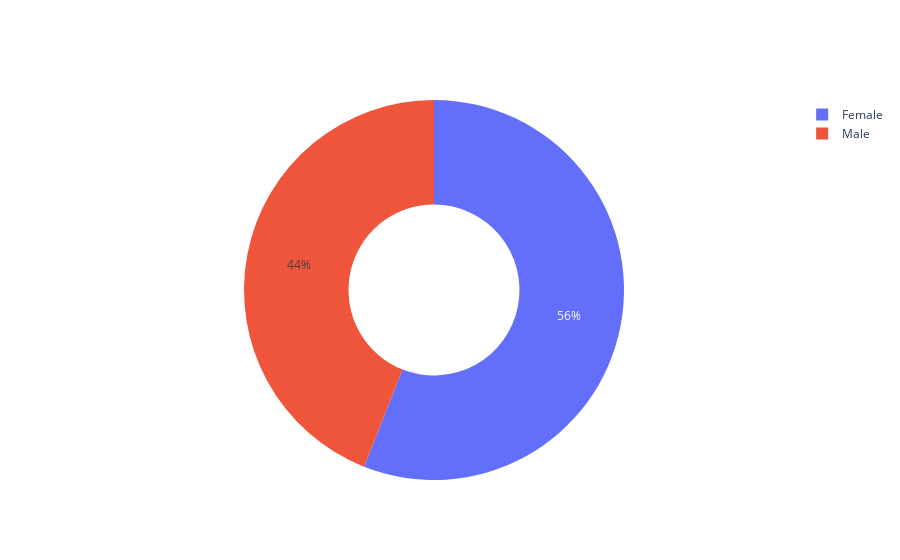

The notebook cell saved with this chart:
### Code cell
labels = df["Genre"].value_counts().index
values = df["Genre"].value_counts().values

plt.figure(figsize=(12, 6))
fig = go.Figure(data=[go.Pie(labels=labels, values=values, hole=0.45)])
fig.show()

### Figure 1 — Plotly figure (JSON) as saved in the notebook; plotly's stock layout.template omitted (floating-point values rounded to 4 significant figures)
{"data": [{"hole": 0.45, "labels": ["Female", "Male"], "type": "pie", "values": [112, 88]}], "layout": {}}
